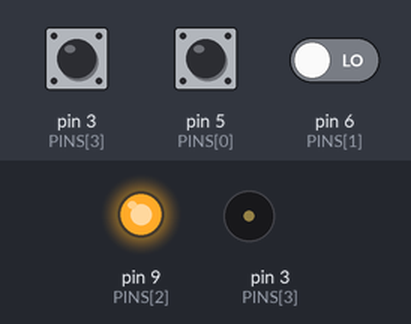
The sketch below on a simulated Arduino Uno, built with avr-gcc and run on an emulated ATmega328P. Shown: output pins drawn as LEDs (lit = HIGH), buzzer (waves = sounding). The test bench sets the inputs (shaded band); at power-on: pin 3 (PINS[3]) LOW, pin 5 (PINS[0]) LOW, pin 6 (PINS[1]) LOW. Pins used as bus, display or sensor lines are not drawn; what the sketch prints to the serial monitor is not drawn.

Above: at 1.4 s.
1.5 s: pin 3 (PINS[3]) pulsed HIGH 2 times (0.12 s each, 0.3 s apart)
At 3.1 s:
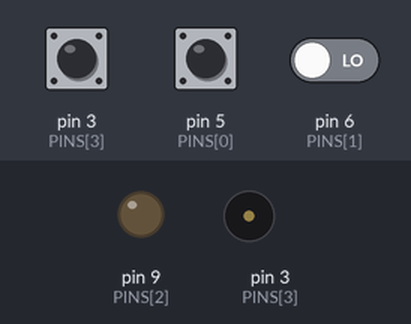
5.1 s: pin 5 (PINS[0]) pulsed HIGH 2 times (0.12 s each, 0.3 s apart)
Timing chart, 0 to 14.7 s (numbered marks = the images above; inputs shaded):
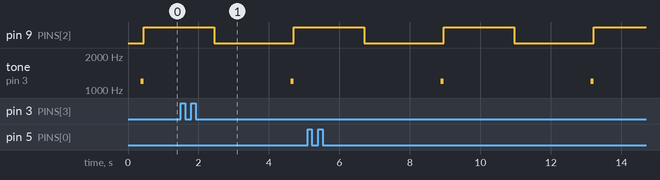

Measured:
- by itself, pin 9 (PINS[2]): alternates HIGH for 2.0 s and LOW for 2.3 s
- by itself, tone on pin 3 (PINS[3]): alternates 1200 Hz for 0.08 s and silent for 4.2 s

The sketch:

pinprobe.ino
```cpp
/* pinprobe.ino — 灯路电测（不用眼睛：用 MCU 内部上拉判别每个灯脚是否真有外部通路）
 *
 * 原理：
 *   ① pinMode(pin, INPUT_PULLUP) → 内部 ~30kΩ 上拉到 5V。
 *      若该脚通过「LED + 限流电阻」接到 GND：LED 导通把节点钳位在 Vf 附近（1.8~2.8V）
 *        → 低于数字 HIGH 门限(0.6*5=3.0V) → 读到 LOW。
 *      若该脚悬空（线掉了/断了）→ 30k 上拉把 ~pF 电容迅速充到 5V → 读到 HIGH。
 *   ② 更强判别 = **上升时间**：先把脚拉低 5ms（泄放电容），再切 INPUT_PULLUP，
 *      用 micros() 量到第一次读到 HIGH 的时间：
 *         悬空     → 几~几十 µs（30k 充 pF 级电容）
 *         有 LED 通路 → 被二极管钳住，永远不上升 → 计时器走满 5000µs 超时
 *
 * 安全：全程只用内部上拉（µA 级），不驱动外部，不会烧任何东西。
 * 串口 250000；每轮结束响 1 声 + 蓝灯亮 2 秒，便于目视对照。只读不写 EEPROM。
 */
const uint8_t NPIN = 4;
const uint8_t PINS[NPIN]  = {5, 6, 9, 3};              // 红 绿 蓝 蜂鸣器
const char   *NAMES[NPIN] = {"红 D5", "绿 D6", "蓝 D9", "蜂鸣器 D3"};

uint32_t riseUs(uint8_t pin) {
  pinMode(pin, OUTPUT);
  digitalWrite(pin, LOW);
  delay(5);                                            // 泄放节点电容
  pinMode(pin, INPUT_PULLUP);
  uint32_t t0 = micros();
  while (micros() - t0 < 5000) {
    if (digitalRead(pin)) return micros() - t0;
  }
  return 5000;                                         // 超时 = 被钳住 = 有通路
}

void setup() {
  Serial.begin(250000);
  delay(200);
  for (uint8_t i = 0; i < NPIN; i++) pinMode(PINS[i], INPUT);
  Serial.println(F("=== pinprobe: 灯路电测（内部上拉 + 上升时间）==="));
  Serial.println(F("判读: 超时5000µs=有外部通路OK | 几十µs=悬空断路BAD"));
}

void loop() {
  for (uint8_t i = 0; i < NPIN; i++) {
    pinMode(PINS[i], INPUT_PULLUP);
    delay(15);
    uint8_t hi = 0;
    for (uint8_t k = 0; k < 10; k++) { if (digitalRead(PINS[i])) hi++; delay(2); }
    uint32_t r = riseUs(PINS[i]);
    pinMode(PINS[i], INPUT);

    Serial.print(NAMES[i]);
    Serial.print(F(" | 上拉读 HIGH "));
    Serial.print(hi);
    Serial.print(F("/10"));
    Serial.print(F(" | 上升时间 "));
    Serial.print(r);
    Serial.print(F("us → "));
    if (r >= 4000)                              Serial.println(F("有外部通路  OK"));
    else if (r <= 200  && hi >= 9)              Serial.println(F("悬空/断路  BAD"));
    else                                        Serial.println(F("不稳定（接触不良?）"));
  }
  Serial.println(F("---------------------------------------------"));

  // 目视对照：响 1 声 → 蓝灯亮 2 秒
  tone(3, 1200); delay(80); noTone(3);
  pinMode(9, OUTPUT); analogWrite(9, 255);
  delay(2000);
  analogWrite(9, 0);
  pinMode(9, INPUT);
  delay(2000);
}
```
